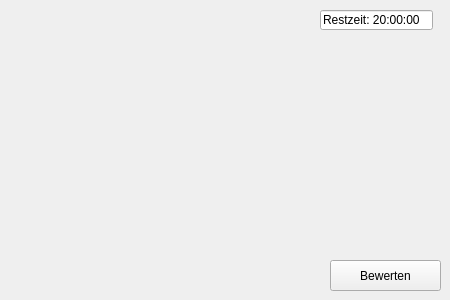
<?xml version="1.0" encoding="UTF-8"?>
<ui version="4.0">
 <class>Form1</class>
 <widget class="QWidget" name="Form1">
  <property name="geometry">
   <rect>
    <x>0</x>
    <y>0</y>
    <width>450</width>
    <height>300</height>
   </rect>
  </property>
  <property name="windowTitle">
   <string>Form</string>
  </property>
  <widget class="QPushButton" name="pushButton_2">
   <property name="geometry">
    <rect>
     <x>330</x>
     <y>260</y>
     <width>111</width>
     <height>31</height>
    </rect>
   </property>
   <property name="text">
    <string>Bewerten</string>
   </property>
  </widget>
  <widget class="QLineEdit" name="lineEdit">
   <property name="geometry">
    <rect>
     <x>320</x>
     <y>10</y>
     <width>113</width>
     <height>20</height>
    </rect>
   </property>
   <property name="text">
    <string>Restzeit: 20:00:00</string>
   </property>
   <property name="readOnly">
    <bool>true</bool>
   </property>
  </widget>
 </widget>
 <resources/>
 <connections/>
</ui>
